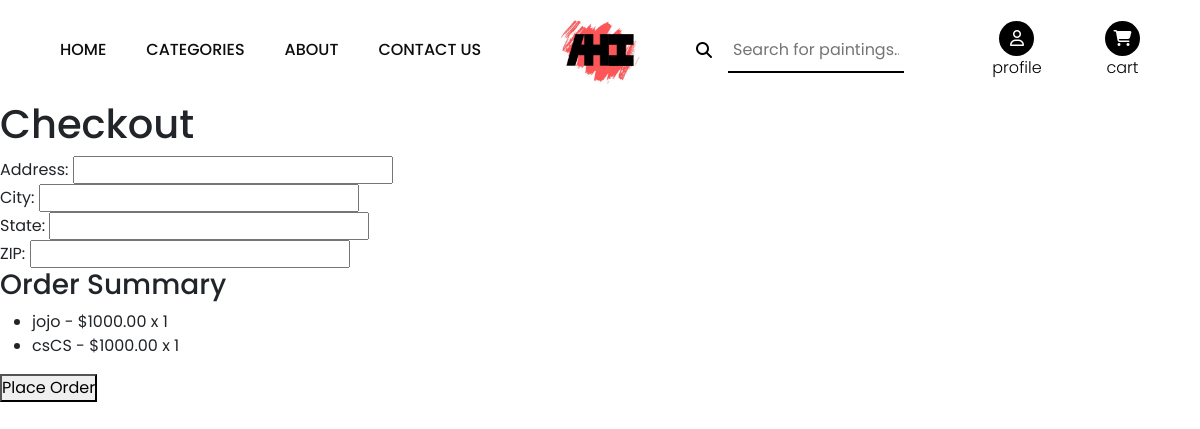
/checkout/ (signed in), run on an earlier commit of the app's database.
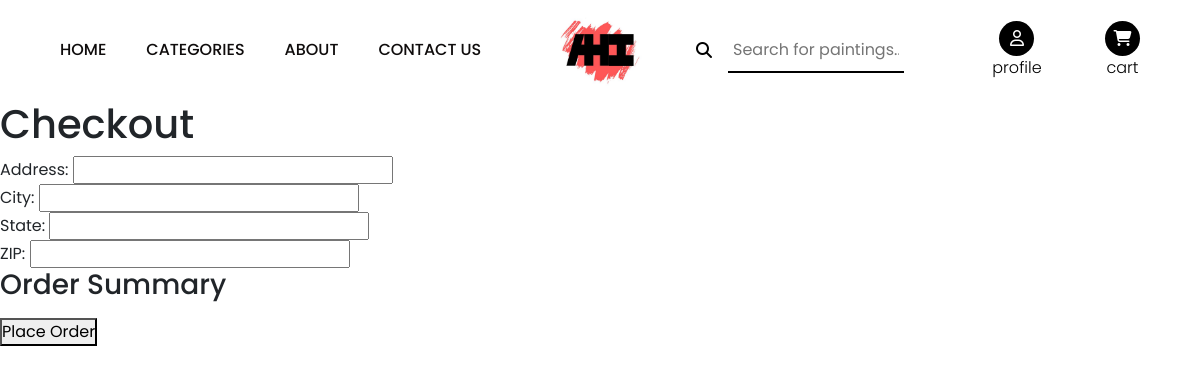
And on a later commit of the database.
### core/models.py (models this page shows, shortened)
class CartItem(models.Model):
    cart = models.ForeignKey(Cart, on_delete=models.CASCADE)
    painting = models.ForeignKey(Painting, on_delete=models.CASCADE)
    quantity = models.PositiveIntegerField(default=1)

class Painting(models.Model):
    title = models.CharField(max_length=100)
    description = models.TextField()
    category = models.ForeignKey(Category, on_delete=models.CASCADE, related_name='paintings', default=None)
    image = models.ImageField(upload_to="products_images/", default=None, null=True )
    rating = models.DecimalField(decimal_places=1, max_digits=3, default=0.0, null=True)
    price = models.DecimalField(decimal_places=2, max_digits=10, default=1000.00, null=True)
    is_new = models.BooleanField(default=False)
    is_selling = models.BooleanField(default=False)

### core/views.py (the view, shortened to what this page needs)
# urls.py: path('checkout/', views.checkout, name='checkout'),
def checkout(request):
    cart = get_object_or_404(Cart, user=request.user)
    cart_items = cart.cartitem_set.all()
    return render(request, 'checkout.html', {'cart_items': cart_items})

### templates/checkout.html (shortened to what this page needs)
{% extends "base.html" %}
{% block content %}
<h1>Checkout</h1>
<form method="POST">
    <label for="address">Address:</label>
    <input type="text" name="address" id="address" required><br>
    <label for="city">City:</label>
    <input type="text" name="city" id="city" required><br>
    <label for="state">State:</label>
    <input type="text" name="state" id="state" required><br>
    <label for="zip">ZIP:</label>
    <input type="text" name="zip" id="zip" required><br>
    <h3>Order Summary</h3>
    <ul>
        {% for item in cart_items %}
        <li>{{ item.painting.title }} - ${{ item.painting.price }} x {{ item.quantity }}</li>
        {% endfor %}
    </ul>
    <button type="submit">Place Order</button>
</form>
{% endblock %}

What changed in the data, as far as the page shows it:
removed CartItem: painting "jojo", painting.price "1000.00", quantity "1"
removed CartItem: painting "csCS", painting.price "1000.00", quantity "1"
